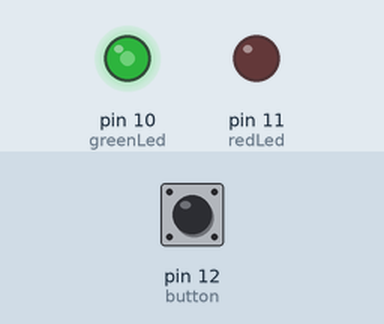
This sketch was run on a simulated Arduino Uno, built with avr-gcc and run on an emulated ATmega328P. Shown: output pins drawn as LEDs (lit = HIGH). Inputs (shaded band) come from the test bench; at power-on: pin 12 (button) HIGH.

Above: at 1.2 s.
1.3 s: pin 12 (button) pulled LOW for 0.15 s
At 1.52 s:
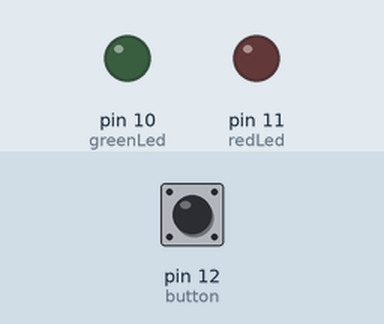
At 3.14 s:
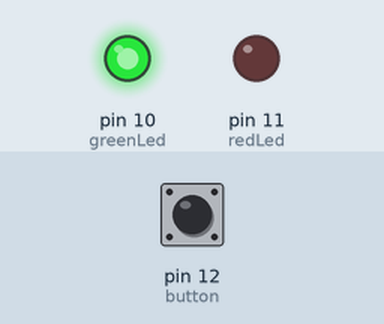
Timing chart, 0 to 10.3 s (numbered marks = the images above; inputs shaded):
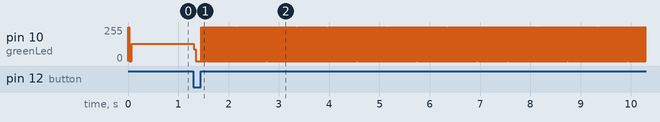

Measured:
- after the input at 1.3 s, pin 10 (greenLed): 129/255 → 87/255 at once, then moves between 0/255 and 255/255, repeating every 1.7 s

The sketch:

Traffic_Light.ino
```cpp
int greenLed = 10;
int redLed = 11;
int button = 12;
boolean greenState;
int startTime;

int const buttonDelay = 10;
void setup() {
  pinMode(greenLed, OUTPUT);
  pinMode(redLed, OUTPUT);
  pinMode(button, INPUT);
  greenState = true;
  digitalWrite(greenLed, HIGH);
  startTime = millis();

}

void loop() {
  int endTime =  millis();

  if (buttonPushed(button)) {
    reverseStates();
  }

  if (endTime - startTime >= 2000) {
    reverseStates();
  }
}

void reverseStates() {
  digitalWrite(greenLed, !greenState);
  digitalWrite(greenLed, greenState);
  greenState = !greenState;

  startTime = millis();
}

boolean buttonPushed(int button) {
  boolean currentState;
  boolean previousState;

  previousState = digitalRead(button);

  for(int counter = 0; counter < buttonDelay; counter++) {
    delay(1);
    currentState = digitalRead(button);
    if (currentState != previousState) {
      counter = 0;
      previousState = currentState;
    }
  }
  return currentState;
}
```
